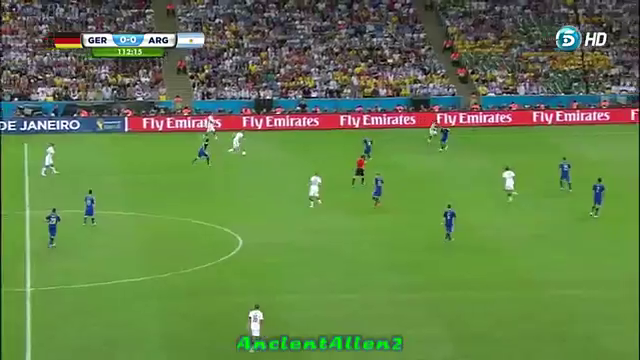
#> input picture frame 62 of ball-tracking/goal.mp4, 640 x 360 px
$ python testing.py   (older library calls are emulated)
#> lines starting #> are read from the running program, lines starting #| are printed output that depends on the picture; after the words box and inside, x2 and y2 are one past the last pixel; in counts of white or black regions, pixels touching at a corner belong together
import numpy as np
import cv2
import imutils

cap = cv2.VideoCapture('goal.mp4')
ballUpper = (200, 224, 220)
ballLower = (172, 184, 171)
#print(cap.get(cv2.cv.CV_CAP_PROP_FPS))


while(cap.isOpened()):
    ret, frame = cap.read()
#> frame is the input picture: shape (360, 640, 3); mean B, G, R 72.8, 128.6, 99.6
    cv2.waitKey(1)
    frame = imutils.resize(frame, width=480)
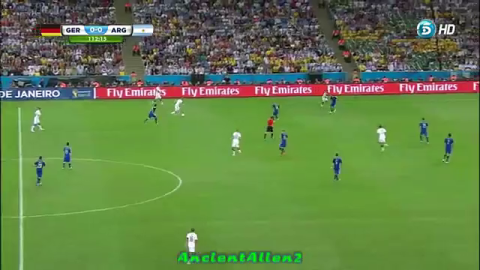
#> frame: shape (270, 480, 3); mean B, G, R 72.8, 128.6, 99.6
    frameCopy = frame.copy()
    hsv = cv2.cvtColor(frame, cv2.COLOR_BGR2HSV)
#> hsv: shape (270, 480, 3); mean H, S, V 62.2, 119.8, 135.6
    mask = cv2.inRange(frame, ballLower, ballUpper)
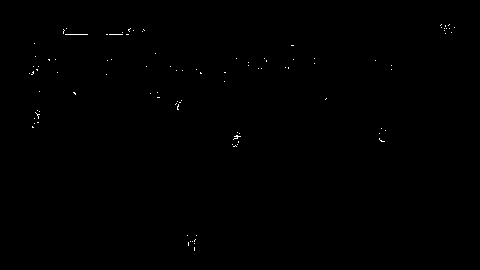
#> mask: shape (270, 480); 0.17% white in thin lines or dots, all inside (x1, y1, x2, y2) = (29, 24, 455, 251)
    #gray_image = cv2.cvtColor(frame, cv2.COLOR_BGR2GRAY)
    gray_image_blurred = cv2.GaussianBlur(mask,(5,5),0)
    hough = cv2.HoughCircles(gray_image_blurred,cv2.cv.CV_HOUGH_GRADIENT,50,500,maxRadius=80)
#> hough = [[75, 75, 50]]

    if hough is not None:
        hough = np.round(hough[0, :]).astype("int")
        for (x, y, r) in hough:
            cv2.circle(frameCopy, (x, y), r, (0, 255, 0), 4)
            cv2.rectangle(frameCopy, (x - 5, y - 5), (x + 5, y + 5), (0, 128, 255), -1)
#> this loop made 1 pass
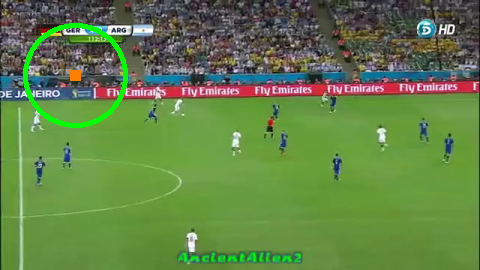
#> frameCopy: shape (270, 480, 3); 1.32% of pixels changed, all inside (x1, y1, x2, y2) = (23, 23, 128, 128)

    #cv2.imshow('frame',frameCopy)
    #cv2.imshow('mask',mask)
    cv2.waitKey(10)
    #cv2.imshow('gray',hough)
    cv2.imshow("output",np.hstack([frame,frameCopy]))
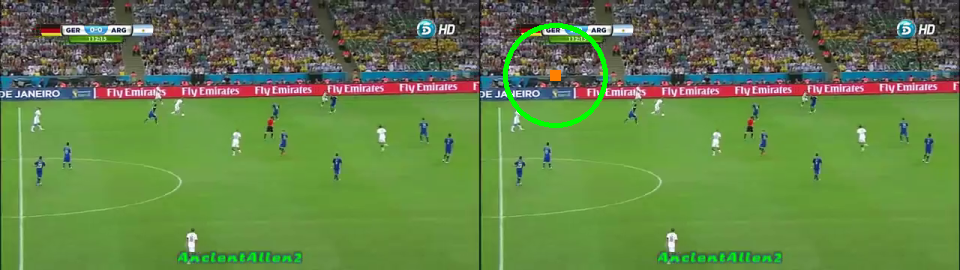
#> window 'output': shape (270, 960, 3); mean B, G, R 72.2, 129.4, 99
    cv2.waitKey(10)

    if cv2.waitKey(1) & 0xFF == ord('q'):
#> (key q is pressed here)
        break

cap.release()
cv2.destroyAllWindows()

$ run again, starting later in the video
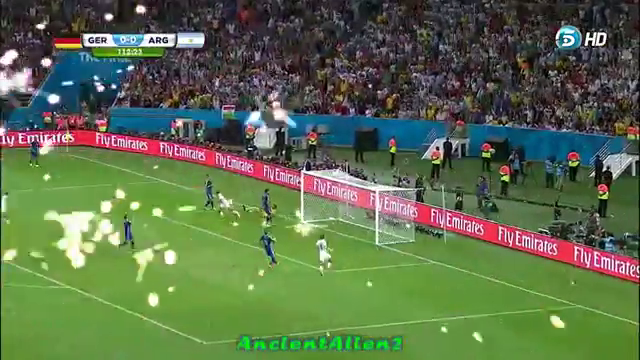
#> input picture frame 283 of ball-tracking/goal.mp4, 640 x 360 px
#> frame is the input picture: shape (360, 640, 3); mean B, G, R 75.8, 110.2, 92.2
#> frame: shape (270, 480, 3)
#> hsv: shape (270, 480, 3); mean H, S, V 74.3, 108.6, 121.3
#> `mask = cv2.inRange(frame, ballLower, ballUpper)`:
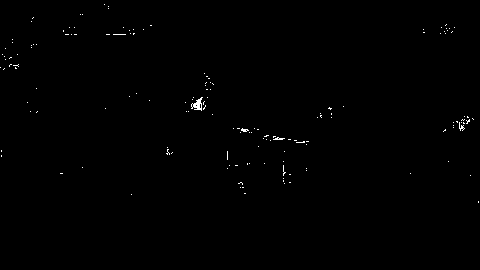
#> mask: shape (270, 480); 0.35% white in thin lines or dots, all inside (x1, y1, x2, y2) = (0, 4, 479, 203)
#> hough = [[225, 125, 50]]
#> the loop `for (x, y, r) in hough:` made 1 pass
#> `cv2.imshow("output",np.hstack([frame,frameCopy]))`:
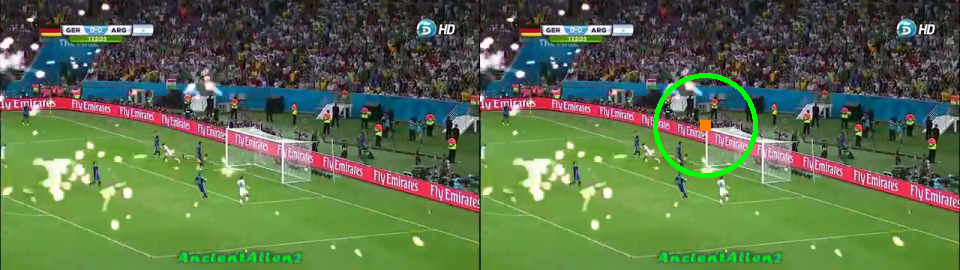
#> window 'output': shape (270, 960, 3); mean B, G, R 75.1, 111.1, 91.6

$ run again, starting later in the video
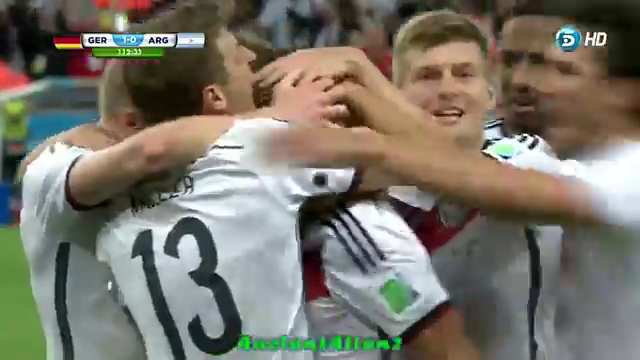
#> input picture frame 503 of ball-tracking/goal.mp4, 640 x 360 px
#> frame is the input picture: shape (360, 640, 3); mean B, G, R 105.2, 116.4, 120.6
#> frame: shape (270, 480, 3)
#> hsv: shape (270, 480, 3); mean H, S, V 56.6, 69.4, 129.3
#> `mask = cv2.inRange(frame, ballLower, ballUpper)`:
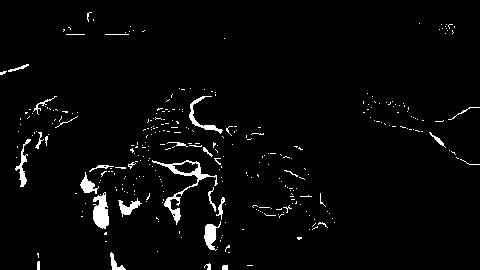
#> mask: shape (270, 480); 2.9% white; 319 white regions (293 under 20 px), largest, box (x1, y1, x2, y2) and area: (152, 160, 218, 225) 586, (93, 192, 109, 229) 418, (204, 221, 221, 251) 251
#> hough = [[175, 175, 50]]
#> the loop `for (x, y, r) in hough:` made 1 pass
#> `cv2.imshow("output",np.hstack([frame,frameCopy]))`:
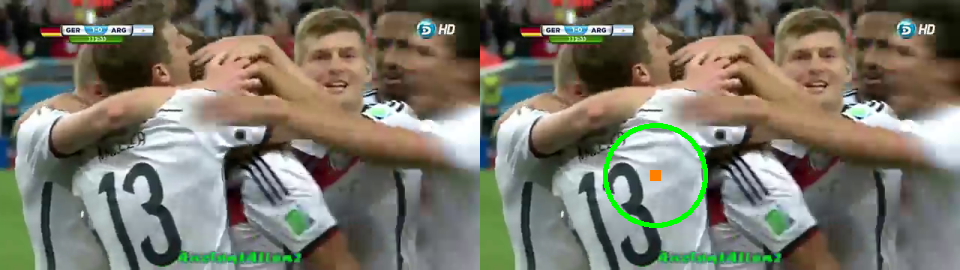
#> window 'output': shape (270, 960, 3); mean B, G, R 104.1, 116.9, 119.7
